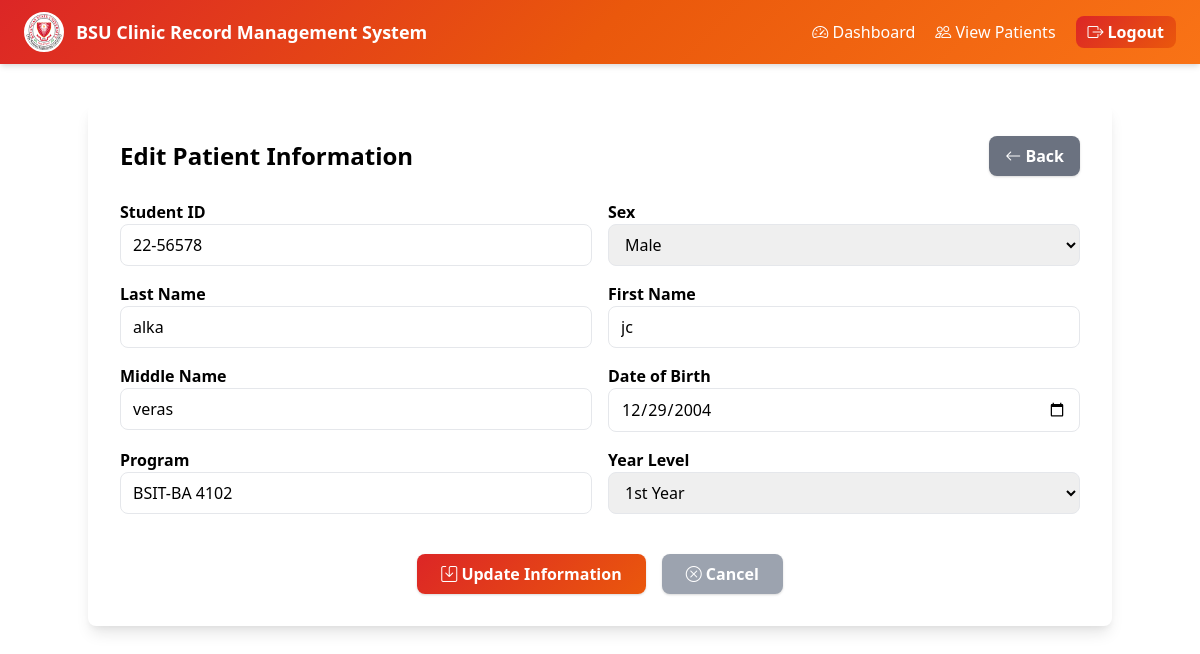
Page /modules/records/edit_patient.php?id=53 (signed in) on the committed database.
### tables this page shows
CREATE TABLE `patients` (
  `id` int(11) NOT NULL,
  `student_id` varchar(20) DEFAULT NULL,
  `first_name` varchar(50) NOT NULL,
  `middle_name` varchar(50) DEFAULT NULL,
  `last_name` varchar(50) NOT NULL,
  `date_of_birth` date NOT NULL,
  `sex` enum('Male','Female') NOT NULL,
  `contact_number` varchar(20) DEFAULT NULL,
  `address` text DEFAULT NULL,
  `program` varchar(100) DEFAULT NULL,
  `year_level` varchar(20) DEFAULT NULL,
  `qr_code` varchar(255) DEFAULT NULL,
  `created_at` timestamp NOT NULL DEFAULT current_timestamp()
);

### modules/records/edit_patient.php (the view, shortened to what this page needs)
<?php
include '../../config/database.php';
$patient_id = $_GET['id'] ?? null;
$stmt = $conn->prepare("SELECT * FROM patients WHERE id = ?");
$stmt->bind_param("i", $patient_id);
$stmt->execute();
$result = $stmt->get_result();
$patient = $result->fetch_assoc();
?>
<!DOCTYPE html>
<html lang="en">
<head>
  <link href="https://cdn.jsdelivr.net/npm/tailwindcss@2.2.19/dist/tailwind.min.css" rel="stylesheet">
  <link rel="stylesheet" href="https://cdn.jsdelivr.net/npm/bootstrap-icons@1.10.0/font/bootstrap-icons.css">
</head>
<body class="bg-gradient-to-br from-orange-50 to-red-50">
<header class="red-orange-gradient text-white shadow-md">
  <div class="max-w-7xl mx-auto flex items-center justify-between px-6 py-3">
    <div class="flex items-center gap-3">
      <img src="../../assets/css/images/logo-bsu.png" alt="BSU Logo" class="w-10 h-10 rounded-full border-2 border-white bg-white">
      <h1 class="text-lg font-bold">BSU Clinic Record Management System</h1>
    </div>
    <nav class="flex items-center gap-5">
      <a href="../../dashboard.php" class="hover:text-yellow-200"><i class="bi bi-speedometer2"></i> Dashboard</a>
      <a href="../records/view_patient.php" class="hover:text-yellow-200"><i class="bi bi-people"></i> View Patients</a>
      <a href="../../logout.php" class="red-orange-gradient-button text-white px-3 py-1 rounded-lg font-semibold hover:shadow-lg flex items-center gap-1">
        <i class="bi bi-box-arrow-right"></i> Logout
      </a>
    </nav>
  </div>
</header>
<div class="max-w-5xl mx-auto bg-white shadow-lg rounded-lg mt-10 p-8">
  <div class="flex justify-between items-center mb-6">
    <h2 class="text-2xl font-bold text-orange-800">Edit Patient Information</h2>
    <a href="view_patient.php?id=<?php echo $patient_id; ?>"
       class="bg-gray-500 hover:bg-gray-600 text-white px-4 py-2 rounded-lg font-semibold shadow transition-all">
       <i class="bi bi-arrow-left"></i> Back
    </a>
  </div>
  <form method="POST" class="grid grid-cols-1 md:grid-cols-2 gap-4">
    <div>
      <label class="font-semibold text-orange-700">Student ID</label>
      <input type="text" name="student_id" value="<?= htmlspecialchars($patient['student_id']); ?>" required
             class="w-full border border-orange-300 rounded-lg px-3 py-2 focus:ring-2 focus:ring-orange-500 focus:border-orange-500 transition-all">
    </div>
    <div>
      <label class="font-semibold text-orange-700">Sex</label>
      <select name="sex" required class="w-full border border-orange-300 rounded-lg px-3 py-2 focus:ring-2 focus:ring-orange-500 focus:border-orange-500 transition-all">
        <option value="Male" <?= ($patient['sex'] === 'Male') ? 'selected' : ''; ?>>Male</option>
      </select>
    </div>
    <div>
      <label class="font-semibold text-orange-700">Last Name</label>
      <input type="text" name="last_name" value="<?= htmlspecialchars($patient['last_name']); ?>" required
             class="w-full border border-orange-300 rounded-lg px-3 py-2 focus:ring-2 focus:ring-orange-500 focus:border-orange-500 transition-all">
    </div>
    <div>
      <label class="font-semibold text-orange-700">First Name</label>
      <input type="text" name="first_name" value="<?= htmlspecialchars($patient['first_name']); ?>" required
             class="w-full border border-orange-300 rounded-lg px-3 py-2 focus:ring-2 focus:ring-orange-500 focus:border-orange-500 transition-all">
    </div>
    <div>
      <label class="font-semibold text-orange-700">Middle Name</label>
      <input type="text" name="middle_name" value="<?= htmlspecialchars($patient['middle_name']); ?>"
             class="w-full border border-orange-300 rounded-lg px-3 py-2 focus:ring-2 focus:ring-orange-500 focus:border-orange-500 transition-all">
    </div>
    <div>
      <label class="font-semibold text-orange-700">Date of Birth</label>
      <input type="date" name="date_of_birth" value="<?= htmlspecialchars($patient['date_of_birth']); ?>" required
             class="w-full border border-orange-300 rounded-lg px-3 py-2 focus:ring-2 focus:ring-orange-500 focus:border-orange-500 transition-all">
    </div>
    <div>
      <label class="font-semibold text-orange-700">Program</label>
      <input type="text" name="program" value="<?= htmlspecialchars($patient['program']); ?>" required
             class="w-full border border-orange-300 rounded-lg px-3 py-2 focus:ring-2 focus:ring-orange-500 focus:border-orange-500 transition-all">
    </div>
    <div>
      <label class="font-semibold text-orange-700">Year Level</label>
      <select name="year_level" required class="w-full border border-orange-300 rounded-lg px-3 py-2 focus:ring-2 focus:ring-orange-500 focus:border-orange-500 transition-all">
        <?php
        $years = ['1st Year','2nd Year','3rd Year','4th Year','5th Year','Graduate'];
        foreach ($years as $year) {
            $selected = ($patient['year_level'] === $year) ? 'selected' : '';
            echo "<option value='$year' $selected>$year</option>";
        }
        ?>
      </select>
    </div>
    <div class="md:col-span-2 flex justify-center gap-4 mt-6">
      <button type="submit" class="red-orange-gradient-button text-white font-semibold px-6 py-2 rounded-lg shadow hover:shadow-lg transition-all">
        <i class="bi bi-save"></i> Update Information
      </button>
      <a href="../records/patients.php"
         class="bg-gray-400 hover:bg-gray-500 text-white font-semibold px-6 py-2 rounded-lg shadow hover:shadow-lg transition-all">
         <i class="bi bi-x-circle"></i> Cancel
      </a>
    </div>
  </form>
</div>
</body>
</html>

### modules/records/edit_patient.php (style rules this page uses)
.red-orange-gradient { background: linear-gradient(135deg, #dc2626, #ea580c, #f97316); }
.red-orange-gradient-button { background: linear-gradient(135deg, #dc2626, #ea580c); }

### rows in the picture
patients: student_id "22-56578", sex "Male", last_name "alka", first_name "jc", middle_name "veras", date_of_birth "12/29/2004", program "BSIT-BA 4102"

### other values in the picture
form field year_level "1st Year"
